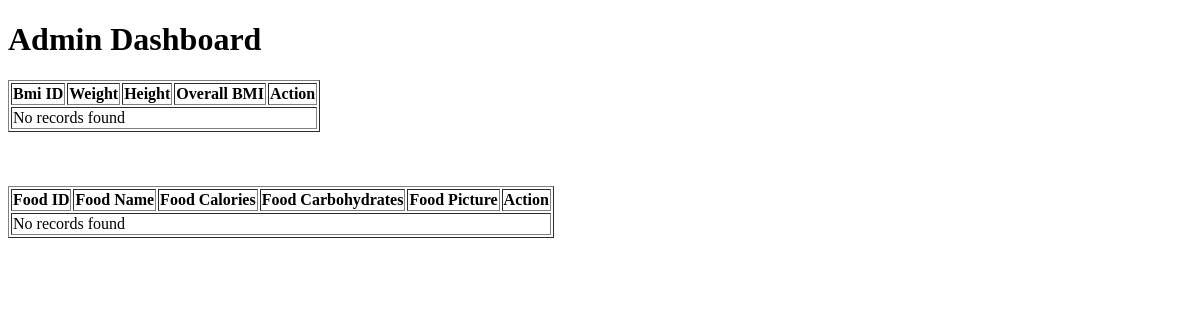
The app's page /admin-dashboard.php, older data.
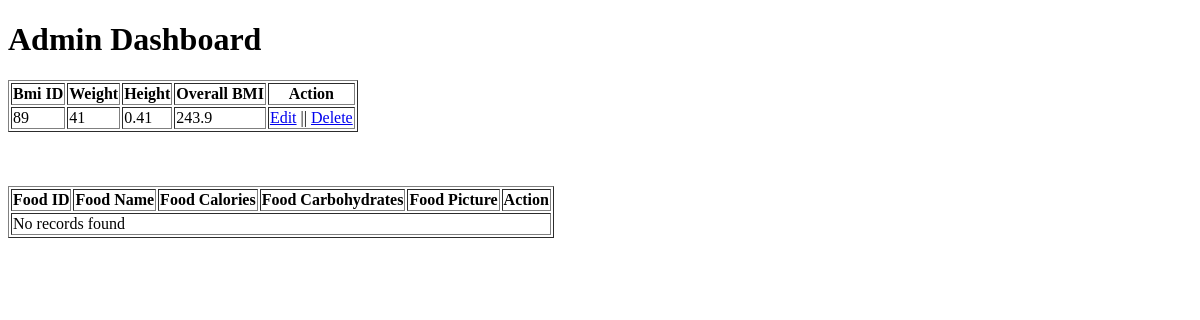
The same page, newer data.
### tables this page shows
CREATE TABLE `bmi_users` (
  `bmi_id` int(11) NOT NULL,
  `user_id` int(11) NOT NULL,
  `weight` int(11) NOT NULL,
  `height` float NOT NULL,
  `bmi` float NOT NULL
);

### admin-dashboard.php (the view, shortened to what this page needs)
<?php require 'connection.php';?>
<!DOCTYPE html>
<html lang="en">
<head>
</head>
<body>
<h1>Admin Dashboard</h1>
<table border="1" class="table table-dark">
		<th>Bmi ID</th>
		<th>Weight</th>
		<th>Height</th>
		<th>Overall BMI</th>
		<th>Action</th>
<?php
	        $sql = "SELECT * FROM bmi_users";
			$result = $conn->query($sql);
			if($result->num_rows > 0){
				while($row = $result -> fetch_assoc()){
			echo "<tr>";
			echo "<td>".$row["bmi_id"]."</td>";
			echo "<td>".$row["weight"]."</td>";
			echo "<td>".$row["height"]."</td>";
			echo "<td>".$row["bmi"]."</td>";
			echo "<td><a href='updatebmi.php?bmi_id=".$row["bmi_id"]."'  class='btn btn-info'>Edit</a> || <a href='deletebmi.php?bmi_id=".$row["bmi_id"]."'  class='btn btn-danger'>Delete</a></td>";
			echo "</tr>";
				}
			}else{
				echo "<tr><td colspan = '7'> No records found</td></tr>";
			}
?>
		</table>
		<br><br><br>
<table border="1" class="table table-dark">
	<b>
		<th>Food ID</th>
		<th>Food Name</th>
		<th>Food Calories</th>
		<th>Food Carbohydrates</th>
		<th>Food Picture</th>
		<th>Action</th>
        <?php
        $sql = "SELECT * FROM food_library";
        $result = $conn->query($sql);
	if($result->num_rows > 0){
		while($row = $result -> fetch_assoc()){
			echo "<tr>";
			echo "<td>".$row["food_id"]."</td>";
			echo "<td>".$row["food_name"]."</td>";
			echo "<td>".$row["food_calories"]."</td>";
			echo "<td>".$row["food_carbohydrates"]."</td>";
			echo "<td><img src='" .$row['food_picture'] . "' width='100' height='100'></td>";
			echo "<td><a href='update.php?food_id=".$row["food_id"]."'  class='btn btn-info'>Edit</a> || <a href='deleteadmin.php?food_id=".$row["food_id"]."'  class='btn btn-danger'>Delete</a></td>";
			echo "</tr>";
		}
	} else{
		echo "<tr><td colspan = '7'> No records found</td></tr>";
	}
?>
</table>
</body>
</html>

Row changes from the older to the newer data that the page shows:
added bmi_users: bmi_id "89", weight "41", height "0.41", bmi "243.9"
Text that changed along with them:
text no longer shown: "No records found"
